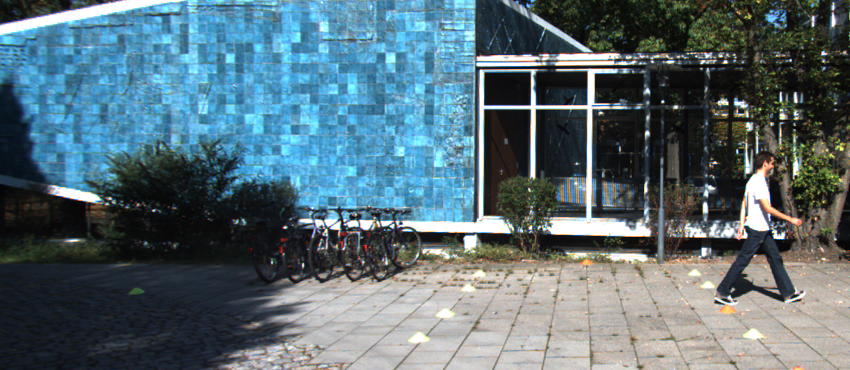
#> input picture scripts_aula/Aula_Homografia_Morfologia_40_Independentes/dados/visao_01.png, 850 x 370 px
$ python 10_comparar_razoes.py
#> lines starting #> are read from the running program, lines starting #| are printed output that depends on the picture
"""
EXEMPLO 10/40 — COMPARAR LIMIARES DE LOWE

O QUE ESTE CODIGO FAZ: Este programa foi elaborado para verificar quantos matches sobrevivem em diferentes razões. Cada exercicio
e independente e pode ser executado diretamente, sem apoio.py ou importacao
de outros exemplos. As imagens de entrada ficam na pasta dados.

COMO FUNCIONA: A demonstracao usa testar limiares 0.60, 0.75 e 0.90. O programa apresenta os parametros,
imprime medidas quantitativas quando sao relevantes e salva resultados na
pasta saidas/10_comparar_razoes/, criada automaticamente.

POR QUE E IMPORTANTE: excesso ou falta de correspondências prejudicam a estimação geométrica. Na visao veicular, a correspondencia de pontos
auxilia o alinhamento de imagens, enquanto o BEV e a morfologia fornecem
representacoes uteis para encontrar marcacoes de pista.

APLICACAO E CUIDADOS: Este material utiliza duas janelas sobrepostas de uma
mesma fotografia, simulando vistas de cameras. Nao e uma calibracao real
de surround view 360 graus. Para multiplas cameras fisicas sao necessarias
calibracao intrinseca/extrinseca, compensacao de distorcao e tratamento da
paralaxe. A segmentacao BEV trabalha inicialmente com cena controlada.

EXPERIMENTE NA AULA: Discuta sensibilidade contra falsos matches.

PASSO A PASSO DA EXECUCAO: 1. Extraia descritores ORB separadamente de duas vistas sobrepostas. 2. Empregue BFMatcher e distancia de Hamming para consultar pontos correspondentes. 3. Quando usar knnMatch, compare dois candidatos e aplique a razao de Lowe. 4. Desenhe os pares resultantes e avalie sua quantidade e distribuicao espacial. 5. Lembre-se de que match visual ainda nao e prova de coerencia geometrica.

COMO EXECUTAR: python exemplos/10_comparar_razoes.py
DEPENDENCIAS: opencv-python, numpy; nenhuma dependencia de outro .py.
"""

from pathlib import Path
import cv2
import numpy as np

RAIZ = Path(__file__).resolve().parent.parent
DADOS = RAIZ / "dados"
SAIDA = RAIZ / "saidas" / Path(__file__).stem
SAIDA.mkdir(parents=True, exist_ok=True)

def ler(nome):
    caminho = DADOS / nome
    imagem = cv2.imread(str(caminho))
    if imagem is None:
        raise FileNotFoundError(f"Imagem ausente: {caminho}")
    return imagem

def painel(pares, destino="resultado.png", largura=560, altura=310):
    """Cada tupla contem (legenda, imagem); salva um grid com ate 3 colunas."""
    quadros = []
    for legenda, imagem in pares:
        if len(imagem.shape) == 2:
            imagem = cv2.cvtColor(imagem, cv2.COLOR_GRAY2BGR)
        img = cv2.resize(imagem, (largura, altura), interpolation=cv2.INTER_AREA)
        cv2.rectangle(img, (0, 0), (largura, 43), (22, 31, 46), -1)
        cv2.putText(img, legenda[:43], (12, 29), cv2.FONT_HERSHEY_SIMPLEX,
                    0.66, (255, 255, 255), 2, cv2.LINE_AA)
        quadros.append(img)
    ncol = min(3, len(quadros))
    while len(quadros) % ncol:
        quadros.append(np.full_like(quadros[0], (235, 235, 235)))
    linhas = [np.hstack(quadros[i:i+ncol]) for i in range(0, len(quadros), ncol)]
    resultado = np.vstack(linhas)
    cv2.imwrite(str(SAIDA / destino), resultado)
    print("Imagem salva:", SAIDA / destino)
    return resultado


def orb_pares(nfeatures=2500):
    a, b = ler("visao_01.png"), ler("visao_02.png")
#> in ler, imagem is the input picture: shape (370, 850, 3); mean B, G, R 118.2, 109.7, 89.2
#> call 2 of ler, with nome = 'visao_02.png'
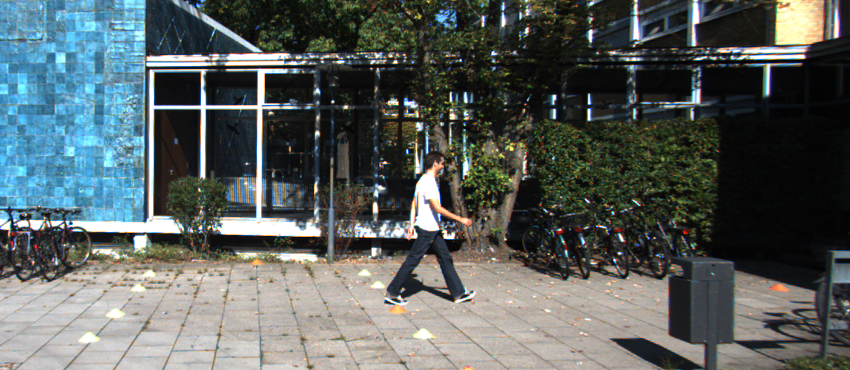
#> input picture scripts_aula/Aula_Homografia_Morfologia_40_Independentes/dados/visao_02.png, 850 x 370 px
#> in ler, imagem is the input picture: shape (370, 850, 3); mean B, G, R 95.3, 96.5, 89.3
    orb = cv2.ORB_create(nfeatures=nfeatures, fastThreshold=12)
    k1, d1 = orb.detectAndCompute(cv2.cvtColor(a, cv2.COLOR_BGR2GRAY), None)
#> k1 = 2500 keypoints; strongest (x, y, size): (531, 106, 64.3), (481, 71, 44.6), (533, 71, 44.6), (480, 71, 53.6)
    k2, d2 = orb.detectAndCompute(cv2.cvtColor(b, cv2.COLOR_BGR2GRAY), None)
#> k2 = 2500 keypoints; strongest (x, y, size): (150, 71, 44.6), (259, 71, 64.3), (203, 71, 44.6), (204, 70, 37.2)
    if d1 is None or d2 is None:
        raise RuntimeError("Nao foram detectados descritores ORB. Use cenas com textura.")
    return a, b, k1, d1, k2, d2

def matches_lowe(d1, d2, ratio=0.80):
    bf = cv2.BFMatcher(cv2.NORM_HAMMING)
    pares = bf.knnMatch(d2, d1, k=2)  # referencia: imagem 02 --> 01
    bons = [m for par in pares if len(par) == 2
            for m, n in [par] if m.distance < ratio * n.distance]
    return bons

a,b,k1,d1,k2,d2=orb_pares()
pares=[]
for razao in (0.60,0.75,0.90):
 bons=matches_lowe(d1,d2,razao)
 print(f"Razao={razao:.2f}: {len(bons)} matches")
 vis=cv2.drawMatches(b,k2,a,k1,bons[:50],None,flags=cv2.DrawMatchesFlags_NOT_DRAW_SINGLE_POINTS)
 pares.append((f"Lowe: {razao:.2f} ({len(bons)})",vis))
#> this loop made 3 passes
#> bons on passes 1 to 3: 1580 matches, 1648 matches, 1837 matches
#| Razao=0.60: 1580 matches
#| Razao=0.75: 1648 matches
#| Razao=0.90: 1837 matches
#> pass 1, `vis=cv2.drawMatches(b,k2,a,k1,bons[:50],None,flags=cv2.DrawMatchesFlag..`:
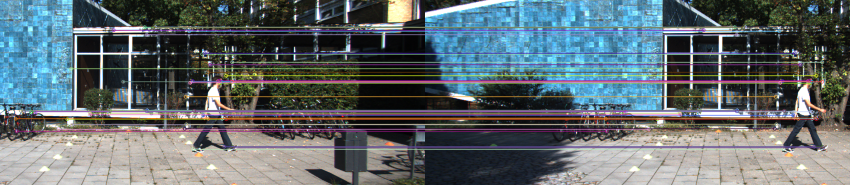
#> vis: shape (370, 1700, 3) (shown at 1/2 size); mean B, G, R 110.4, 106.1, 96.4
#> pass 3, `vis=cv2.drawMatches(b,k2,a,k1,bons[:50],None,flags=cv2.DrawMatchesFlag..`:
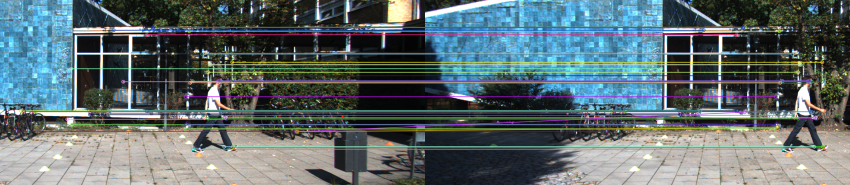
#> vis: shape (370, 1700, 3) (shown at 1/2 size); mean B, G, R 110.2, 106.9, 93.9
#> after the loop, pares = 3 items
painel(pares)
#> the loop in painel, `for legenda, imagem in pares:` made 3 passes
#> legenda on passes 1 to 3: 'Lowe: 0.60 (1580)', 'Lowe: 0.75 (1648)', 'Lowe: 0.90 (1837)'
#> pass 1, in painel, `img = cv2.resize(imagem, (largura, altura), interpolation=cv2.INTER_AR..`:
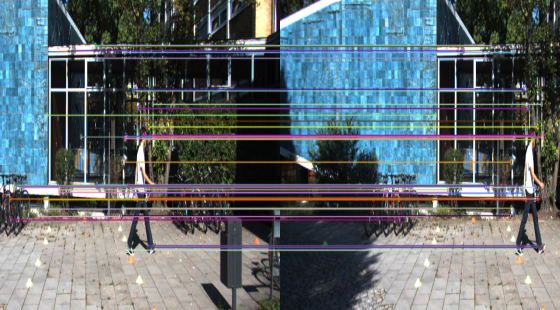
#> img: shape (310, 560, 3); mean B, G, R 110.4, 106.1, 96.4
#> pass 2, in painel, `img = cv2.resize(imagem, (largura, altura), interpolation=cv2.INTER_AR..`:
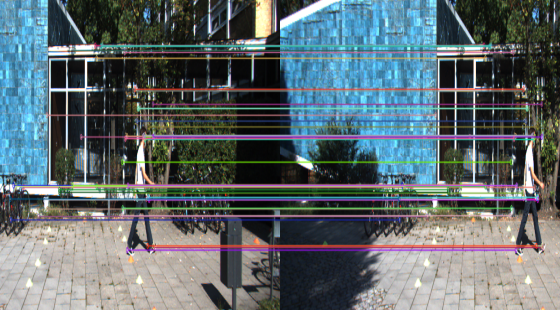
#> img: shape (310, 560, 3); mean B, G, R 110.3, 106.5, 95.1
#> after the loop in painel, `for legenda, imagem in pares:`:
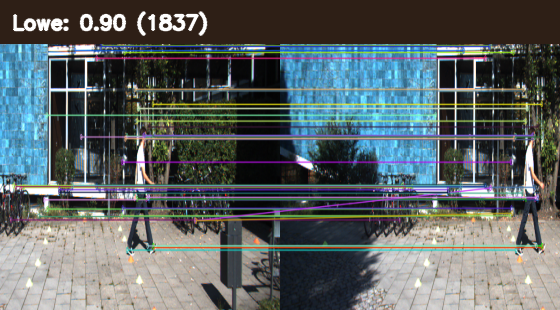
#> img: shape (310, 560, 3); mean B, G, R 100.6, 99.5, 92.3
#> in painel, `ncol = min(3, len(quadros))`: ncol = 3
#> in painel, `linhas = [np.hstack(quadros[i:i+ncol]) for i in range(0, len(quadros),..`: linhas = 1 item
#> in painel, `resultado = np.vstack(linhas)`:
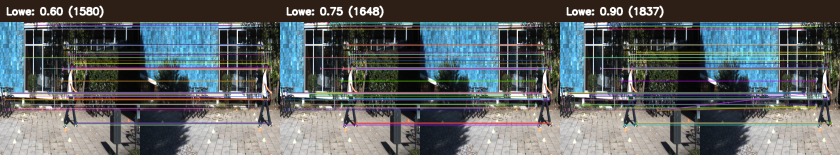
#> resultado: shape (310, 1680, 3) (shown at 1/2 size); mean of channels 0, 1, 2 100.7, 99.1, 93.6; drawn as B, G, R
